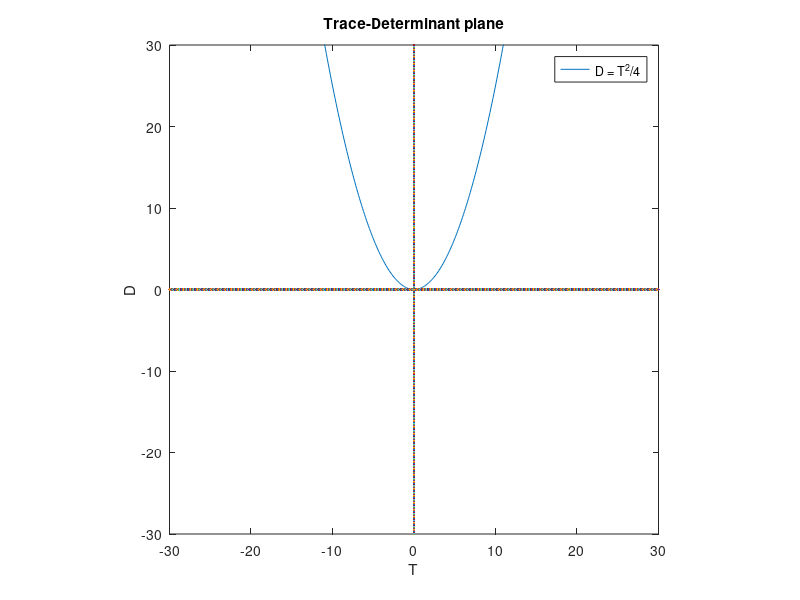

The MATLAB script that drew this image:
T = 't';
D = 't^2/4';
ezplot(T,D,[-30,30])
hold on 

T = 't';
D = '0';
ezplot(T,D,[-30,30])
hold on

T = '0';
D = 't';
ezplot(T,D,[-30,30])
hold on

xlabel('T')
ylabel('D')
axis([-30 30 -30 30])
title('Trace-Determinant plane')
legend('D = T^2/4')